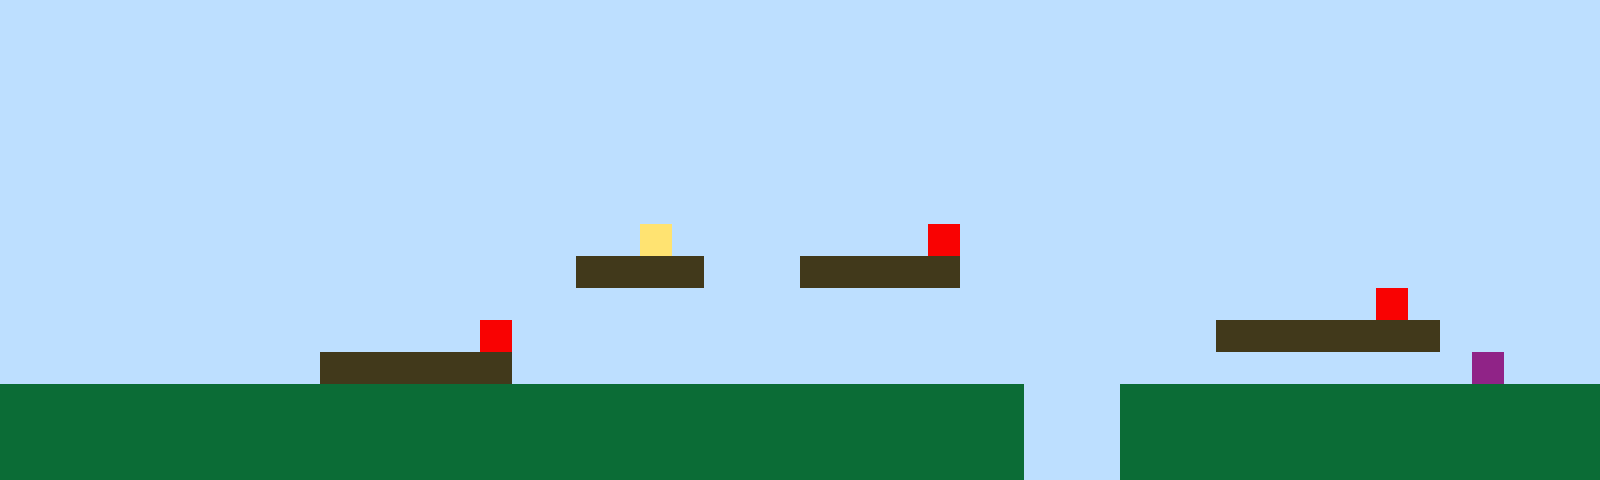

Rendered tile map (Tiled .tmx) drawn with the repository's tilesets; below, a short description and the full map source, tile grids included:
An orthogonal 50x15 tile map with 32x32 px tiles, 1 tile layer (Tile Layer 1).

<map version="1.10" tiledversion="1.11.2" orientation="orthogonal" renderorder="right-up" width="50" height="15" tilewidth="32" tileheight="32" infinite="0" nextlayerid="2" nextobjectid="1"><editorsettings><export target="map1.csv" format="csv" /></editorsettings><tileset firstgid="1" name="sprites" tilewidth="32" tileheight="32" tilecount="6" columns="3"><image source="sprites.png" width="96" height="64" /></tileset><layer id="1" name="Tile Layer 1" width="50" height="15"><data encoding="csv">1,1,1,1,1,1,1,1,1,1,1,1,1,1,1,1,1,1,1,1,1,1,1,1,1,1,1,1,1,1,1,1,1,1,1,1,1,1,1,1,1,1,1,1,1,1,1,1,1,1,1,1,1,1,1,1,1,1,1,1,1,1,1,1,1,1,1,1,1,1,1,1,1,1,1,1,1,1,1,1,1,1,1,1,1,1,1,1,1,1,1,1,1,1,1,1,1,1,1,1,1,1,1,1,1,1,1,1,1,1,1,1,1,1,1,1,1,1,1,1,1,1,1,1,1,1,1,1,1,1,1,1,1,1,1,1,1,1,1,1,1,1,1,1,1,1,1,1,1,1,1,1,1,1,1,1,1,1,1,1,1,1,1,1,1,1,1,1,1,1,1,1,1,1,1,1,1,1,1,1,1,1,1,1,1,1,1,1,1,1,1,1,1,1,1,1,1,1,1,1,1,1,1,1,1,1,1,1,1,1,1,1,1,1,1,1,1,1,1,1,1,1,1,1,1,1,1,1,1,1,1,1,1,1,1,1,1,1,1,1,1,1,1,1,1,1,1,1,1,1,1,1,1,1,1,1,1,1,1,1,1,1,1,1,1,1,1,1,1,1,1,1,1,1,1,1,1,1,1,1,1,1,1,1,1,1,1,1,1,1,1,1,1,1,1,1,1,1,1,1,1,1,1,1,1,1,1,1,1,1,1,1,1,1,1,1,1,1,1,1,1,1,1,1,1,1,1,1,1,1,1,1,1,1,1,1,1,1,1,1,1,1,1,1,1,1,1,1,1,1,1,1,1,1,1,1,1,1,1,1,1,1,1,1,1,1,1,1,1,1,4,1,1,1,1,1,1,1,1,5,1,1,1,1,1,1,1,1,1,1,1,1,1,1,1,1,1,1,1,1,1,1,1,1,1,1,1,1,1,1,1,1,1,1,1,1,1,1,3,3,3,3,1,1,1,3,3,3,3,3,1,1,1,1,1,1,1,1,1,1,1,1,1,1,1,1,1,1,1,1,1,1,1,1,1,1,1,1,1,1,1,1,1,1,1,1,1,1,1,1,1,1,1,1,1,1,1,1,1,1,1,1,1,1,1,1,1,1,1,1,1,1,1,5,1,1,1,1,1,1,1,1,1,1,1,1,1,1,1,1,1,1,1,1,1,5,1,1,1,1,1,1,1,1,1,1,1,1,1,1,1,1,1,1,1,1,1,1,3,3,3,3,3,3,3,1,1,1,1,1,1,1,1,1,1,1,1,1,1,1,3,3,3,3,3,3,1,1,1,1,1,1,1,1,1,1,1,1,1,1,1,1,1,1,1,1,1,1,1,1,1,1,1,1,1,1,6,1,1,1,2,2,2,2,2,2,2,2,2,2,2,2,2,2,2,2,2,2,2,2,2,2,2,2,2,2,2,2,2,2,2,2,1,1,1,2,2,2,2,2,2,2,2,2,2,2,2,2,2,2,2,2,2,2,2,2,2,2,2,2,2,2,2,2,2,2,2,2,2,2,2,2,2,2,2,2,2,2,2,2,2,2,1,1,1,2,2,2,2,2,2,2,2,2,2,2,2,2,2,2,2,2,2,2,2,2,2,2,2,2,2,2,2,2,2,2,2,2,2,2,2,2,2,2,2,2,2,2,2,2,2,2,1,1,1,2,2,2,2,2,2,2,2,2,2,2,2,2,2,2</data></layer></map>
